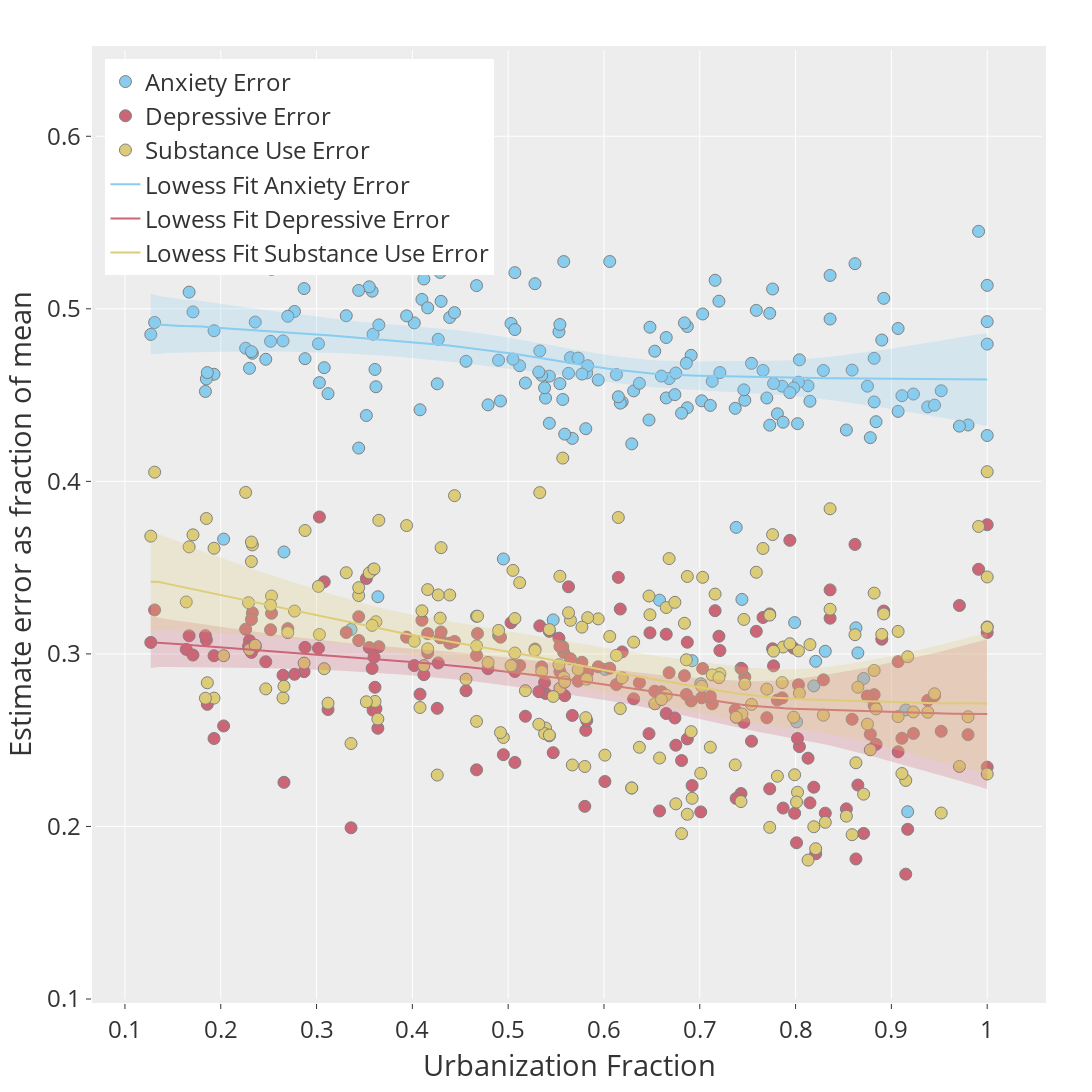

The notebook cell saved with this chart:
### Markdown cell above
# Plot estimate error from GBD data vs urbanization

### Code cell
#Column headers and x,y values
labels = ['Anxiety Error', 'Depressive Error','Substance Use Error']
x = df['2017_urban']
anx_error = (df['upper_anxiety']-df['lower_anxiety'])/df['val_anxiety']
dep_error = (df['upper_depressive']-df['lower_depressive'])/df['val_depressive']
sub_error = (df['upper_substanceuse']-df['lower_substanceuse'])/df['val_substanceuse']
y = [anx_error, dep_error, sub_error]
hovertext = df['location_name']

fig = plotdata(x,y,labels, colors, hovertext, bubble=False)
fig.update_layout(
    legend=dict(
        x=0.01,
        y=0.99,
        traceorder='normal',
        font=dict(
            size=24),
    ),
    yaxis_range=[0.1,0.65],
    xaxis_title_text='Urbanization Fraction',
    yaxis_title_text='Estimate error as fraction of mean',
    template='ggplot2' # choose from one of the pre-defined templates
)
fig.show()
error_plot= fig
